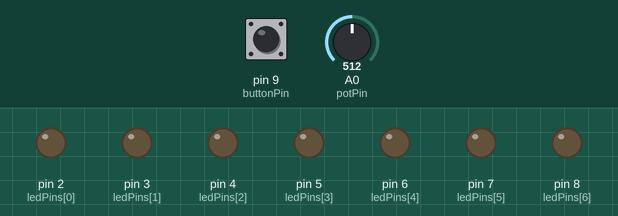
This sketch was run on a simulated Arduino Uno, built with avr-gcc and run on an emulated ATmega328P. Shown: output pins drawn as LEDs (lit = HIGH). Dashed ring = blinking. The test bench sets the inputs (shaded band); at power-on: pin 9 (buttonPin) HIGH, A0 (potPin) = 512. What the sketch prints to the serial monitor is not drawn.

Above: at 8.8 s.
8.9 s: pin 9 (buttonPin) pulled LOW for 0.65 s
At 9.15 s:
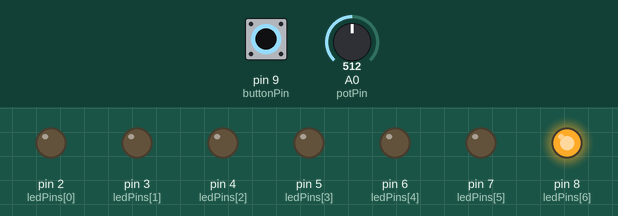
14.0 s: pin 9 (buttonPin) pulled LOW for 3.2 s
At 18.38 s:
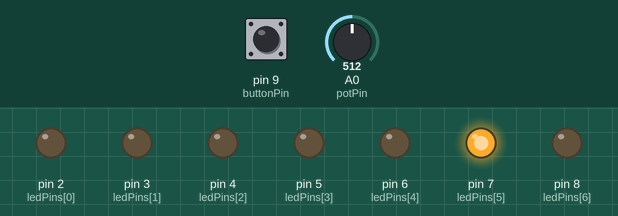
25.5 s: pin 9 (buttonPin) pulled LOW for 1 s
At 26.79 s:
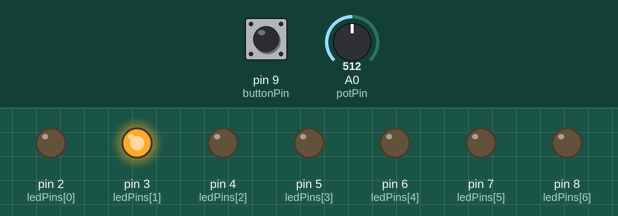
29.4 s: pin 9 (buttonPin) driven LOW
At 33.72 s:
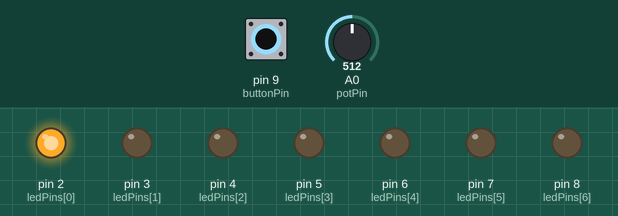
40.2 s: A0 (potPin) set to 122
At 42.65 s:
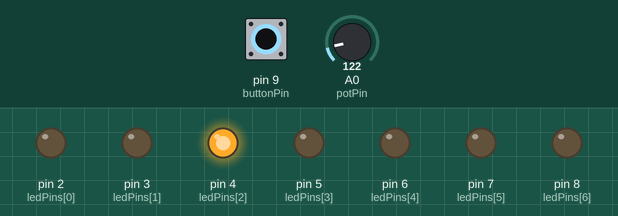
43.7 s: A0 (potPin) set to 0
At 45.41 s:
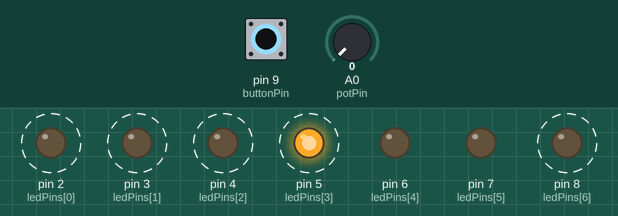
Timing chart, 0 to 48.2 s (numbered marks = the images above; inputs shaded):
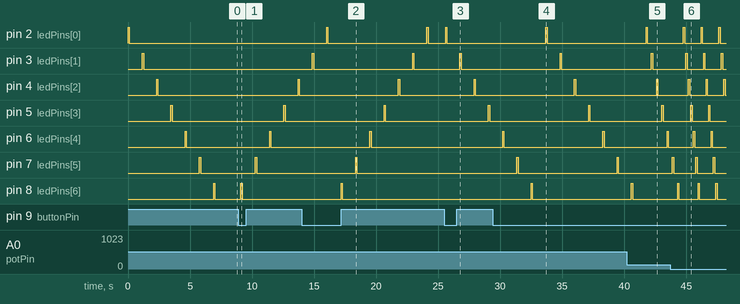

The sketch:

index.ino
```cpp
// Số lượng led
const int numLEDs = 7;

// Chân nhận tín hiệu chế độ nút ấn
const int buttonPin = 9;

// Chân nhận tín hiệu từ chiết áp
const int potPin = A0;

// Các chân output
int ledPins[] = {2, 3, 4, 5, 6, 7, 8};

int buttonState = 0;
int previousButtonState = 0;
int mode = 1;
int speed;
bool modeComplete = false;

// Biến cờ để điều khiển hiệu ứng mờ dần
bool isFading = false;

void setup()
{
    for (int i = 0; i < numLEDs; i++)
    {
        pinMode(ledPins[i], OUTPUT);
    }
    pinMode(buttonPin, INPUT_PULLUP);
    // Khởi tạo giao tiếp Serial để in thông báo (tuỳ chọn)
    Serial.begin(9600);
}

void loop()
{
    buttonState = digitalRead(buttonPin);
    if (buttonState != previousButtonState && buttonState == LOW)
    {
        if (mode == 1)
        {
            mode = 2;
        }
        else
        {
            mode = 1;
        }
        // Bật hiệu ứng mờ dần khi chuyển đổi chế độ
        isFading = true;
    }
    previousButtonState = buttonState;

    // speed = map(analogRead(potPin), 0, 1023, 50, 1000);
    speed = map(analogRead(potPin), 0, 1023, 100, 2000);
    Serial.print("Chế độ chạy:");
    Serial.println(mode);
    Serial.print("Speed hiện tại:");
    Serial.println(speed);

    if (modeComplete)
    {
        modeComplete = false;
        while (digitalRead(buttonPin) == HIGH)
        {
            // Hiệu ứng mờ dần khi chuyển đổi chế độ
            for (int i = numLEDs - 1; i >= 0; i--)
            {
                analogWrite(ledPins[i], 0);
                delay(50);
            }
            isFading = false;
            Serial.println("Chờ lệnh mới...");
        }
    }
    else
    {
        if (isFading)
        {
            // Hiệu ứng mờ dần khi bắt đầu chế độ mới
            // for (int i = 0; i < numLEDs; i++) {
            //   analogWrite(ledPins[i], 255);
            //   delay(50);
            // }
            isFading = false;
        }

        if (mode == 1)
        {
            // Chế độ 1: Nháy từ LED 1 đến LED 7
            for (int i = 0; i < numLEDs; i++)
            {
                digitalWrite(ledPins[i], HIGH);
                delay(100);
                digitalWrite(ledPins[i], LOW);
                delay(speed);
            }
        }
        else
        {
            // Chế độ 2: Nháy từ LED 7 đến LED 1
            for (int i = numLEDs - 1; i >= 0; i--)
            {
                digitalWrite(ledPins[i], HIGH);
                delay(100);
                digitalWrite(ledPins[i], LOW);
                delay(speed);
            }
        }
        modeComplete = true;
    }
}
```

Measured:
- after the input at 8.9 s, pin 4 (ledPins[2]): LOW → HIGH after 4.8 s, → LOW 0.10 s later; pin 5 (ledPins[3]): LOW → HIGH after 3.7 s, → LOW 0.10 s later; pin 6 (ledPins[4]): LOW → HIGH after 2.5 s, → LOW 0.10 s later; pin 7 (ledPins[5]): LOW → HIGH after 1.4 s, → LOW 0.10 s later; pin 8 (ledPins[6]): LOW → HIGH after 0.21 s, → LOW 0.10 s later
- after the input at 14.0 s, pin 4 (ledPins[2]): LOW → HIGH after 7.8 s, → LOW 0.10 s later; pin 5 (ledPins[3]): LOW → HIGH after 6.6 s, → LOW 0.10 s later; pin 6 (ledPins[4]): LOW → HIGH after 5.5 s, → LOW 0.10 s later; pin 7 (ledPins[5]): LOW → HIGH after 4.3 s, → LOW 0.10 s later; pin 8 (ledPins[6]): LOW → HIGH after 3.2 s, → LOW 0.10 s later
- after the input at 25.5 s, pin 2 (ledPins[0]): LOW → HIGH after 0.09 s, → LOW 0.10 s later; pin 3 (ledPins[1]): LOW → HIGH after 1.2 s, → LOW 0.10 s later; pin 4 (ledPins[2]): LOW → HIGH after 2.4 s, → LOW 0.10 s later; pin 5 (ledPins[3]): LOW → HIGH after 3.5 s, → LOW 0.10 s later
- after the input at 29.4 s, pin 2 (ledPins[0]): LOW → HIGH after 4.3 s, → LOW 0.10 s later; pin 3 (ledPins[1]): LOW → HIGH after 5.4 s, → LOW 0.10 s later; pin 4 (ledPins[2]): LOW → HIGH after 6.6 s, → LOW 0.10 s later; pin 5 (ledPins[3]): LOW → HIGH after 7.7 s, → LOW 0.10 s later
- after the input at 40.2 s, pin 4 (ledPins[2]): LOW → HIGH after 2.4 s, → LOW 0.10 s later; pin 5 (ledPins[3]): LOW → HIGH after 2.8 s, → LOW 0.10 s later; pin 6 (ledPins[4]): LOW → HIGH after 3.3 s, → LOW 0.10 s later
- after the input at 43.7 s, pin 2 (ledPins[0]): alternates HIGH for 0.10 s and LOW for 1.3 s, starting after 2.5 s; pin 8 (ledPins[6]): alternates HIGH for 0.10 s and LOW for 1.3 s, starting after 2.3 s
- by itself, pin 2 (ledPins[0]), pin 3 (ledPins[1]): alternates HIGH for 0.10 s and LOW for 8.0 s
